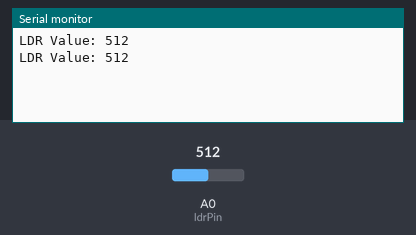
Simulated run of this sketch. Board: Arduino Uno, built with avr-gcc and run on an emulated ATmega328P. On the bench: the last lines printed to the serial monitor. The test bench sets the inputs (shaded band); at power-on: A0 (ldrPin) = 512.

Above: at 1.8 s.
1.9 s: A0 (ldrPin) set to 716
At 2.8 s:
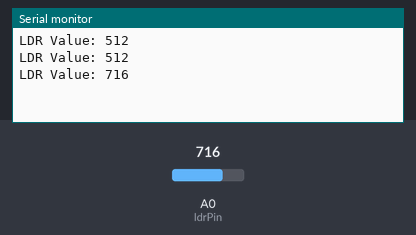
3.4 s: A0 (ldrPin) set to 900
At 4.8 s:
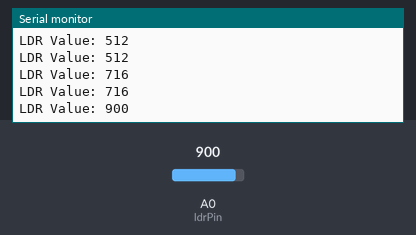
Timing chart, 0 to 6.4 s (numbered marks = the images above; inputs shaded):
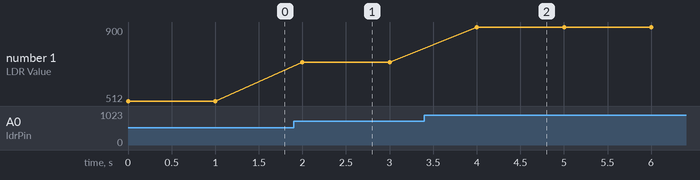

Measured:
- after the input at 1.9 s, the serial monitor: prints a new line after 0.10 s (image 1)
- after the input at 3.4 s, the serial monitor: prints a new line after 0.60 s (image 2)
- plotted number 1: 512 → 716 after the input at 1.9 s, 716 → 900 after the input at 3.4 s

The sketch:

Code.ino
```cpp
int ldrPin = A0;  // Pin connected to the LDR
int ldrValue = 0;  // Variable to store the LDR value

void setup() {
  Serial.begin(9600);    // Start the serial communication
}

void loop() {
  ldrValue = analogRead(ldrPin);  // Read the LDR value from the analog pin
  Serial.print("LDR Value: ");
  Serial.println(ldrValue);  // Print the LDR value to the serial monitor

  delay(1000);  // Wait for 1 second before reading again
}
```
